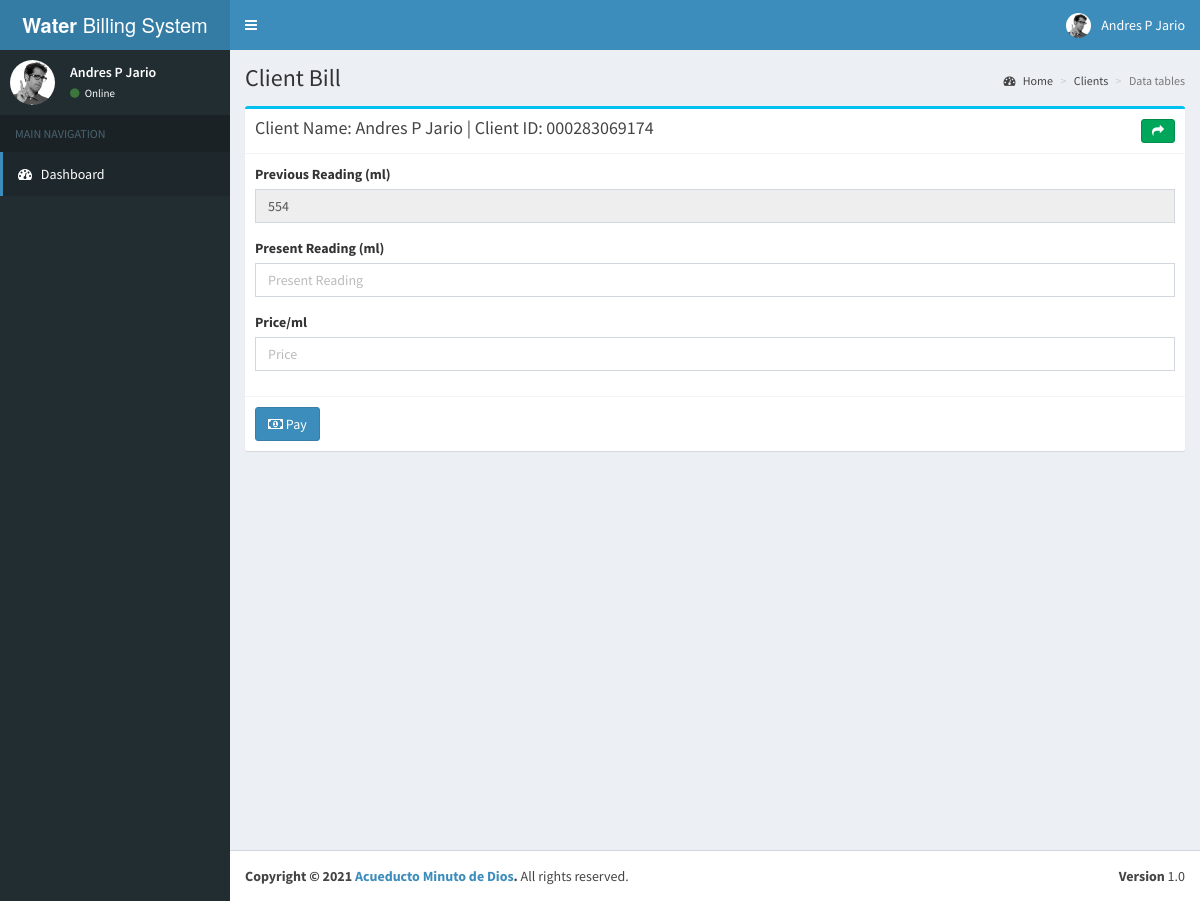
Screenshot of /appclient/billPayment.php (signed in) with the database file from the repository.
### tables this page shows
CREATE TABLE `tblclient` (
  `id` int(10) NOT NULL,
  `cnumber` varchar(250) NOT NULL,
  `lname` varchar(60) NOT NULL,
  `fname` varchar(60) NOT NULL,
  `mi` varchar(2) NOT NULL,
  `address` varchar(60) NOT NULL,
  `contact` varchar(15) NOT NULL,
  `created_on` varchar(100) NOT NULL,
  `status` int(11) NOT NULL,
  `meternum` varchar(100) NOT NULL,
  `todate` varchar(100) NOT NULL
);

CREATE TABLE `tempo_bill` (
  `id` int(11) NOT NULL,
  `Prev` varchar(40) NOT NULL,
  `Client` varchar(30) NOT NULL,
  `cnumber` varchar(250) NOT NULL
);

### appclient/includes/session.php (called while the page is built, shortened)
<?php
	include 'conn.php';
	$sql = "SELECT * FROM tblclientuser WHERE id = '".$_SESSION['userid']."'";
	$query = $conn->query($sql);
	$user = $query->fetch_assoc();
	$clientID =$user['clientID'];
	$sql = "SELECT * FROM tblclient WHERE id='".$clientID."'";
	$query = $conn->query($sql);
	$urow = $query->fetch_assoc();
?>

### appclient/billPayment.php (the view, shortened to what this page needs)
<?php include "includes/header.php";
$id=$urow['cnumber'] ;
$lname= $urow['lname'] ;
$fname=$urow['fname'] ;
$mi=$urow['mi'] ;
$q = mysqli_query($conn,"SELECT Prev FROM tempo_bill WHERE cnumber = '$id'");
$results = mysqli_fetch_array($q);
$previous = $results['Prev'];
?>
  <body class="skin-blue sidebar-mini">
    <div class="wrapper">
	 <?php include "includes/topnavbar.php";?>
	<?php include "includes/sidebar.php";?>
      <div class="content-wrapper">
        <section class="content-header">
          <h1>
			Client Bill
          </h1>
          <ol class="breadcrumb">
            <li><a href="#"><i class="fa fa-dashboard"></i> Home</a></li>
            <li><a href="#">Clients</a></li>
            <li class="active">Data tables</li>
          </ol>
        </section>
        <section class="content">
           <div class="row">
            <div class="col-xs-12">
              <div class="box box-info">
                <div class="box-header with-border">
                  <h3 class="box-title">Client Name: <?php echo $fname.' '.$mi.' '.$lname;?> | Client ID: <?php print $id;?></h3>
				  <a href="bill.php" class="btn btn-success btn-sm pull-right"><i class="fa fa-share"></i></a>
                </div>
                <form role="form" action="billpaySave.php" method="POST">
                  <div class="box-body">
                    <div class="form-group">
					   <label>Previous Reading (ml)</label>
						<input class="form-control" name="prev" value="<?php echo $previous; ?>" placeholder="Previous Reading" required readonly>
					  </div>
					  <div class="form-group">
					   <label>Present Reading (ml)</label>
						<input class="form-control" name="pres" placeholder="Present Reading" required>
					  </div>
					  <div class="form-group">
					   <label>Price/ml</label>
						<input class="form-control" name="price" placeholder="Price" required>
					  </div>
                  </div>
                  <div class="box-footer">
                    <button type="submit" name="btnPay" class="btn btn-primary"><span class="fa fa-money"></span> Pay</button>
                  </div>
                </form>
              </div>
            </div>
          </div>
        </section>
      </div>
     <?php require_once "includes/footer.php";?>
    </div>
  </body>
</html>

### appclient/includes/topNavbar.php (shortened to what this page needs)
<header class="main-header">
    <a href="#" class="logo">
      <span class="logo-lg"><b>Water</b> Billing System</span>
    </a>
    <nav class="navbar navbar-static-top" role="navigation">
      <a href="#" class="sidebar-toggle" data-toggle="offcanvas" role="button">
      </a>
      <div class="navbar-custom-menu">
        <ul class="nav navbar-nav">
          <li class="dropdown user user-menu">
            <a href="#" class="dropdown-toggle" data-toggle="dropdown">
              <img src="../dist/img/user2-160x160.jpg" class="user-image" alt="User Image" />
              <span class="hidden-xs"><?php echo $urow['fname'].' '.$urow['mi'].' '.$urow['lname'];?></span>
            </a>
          </li>
        </ul>
      </div>
    </nav>
  </header>

### appclient/includes/sidebar.php
<aside class="main-sidebar">
  <section class="sidebar">
    <div class="user-panel">
      <div class="pull-left image">
        <img src="../dist/img/user2-160x160.jpg" class="img-circle" alt="User Image" />
      </div>
      <div class="pull-left info">
        <p><?php echo $urow['fname'].' '.$urow['mi'].' '.$urow['lname'];?></p>
        <a href="#"><i class="fa fa-circle text-success"></i> Online</a>
      </div>
    </div>
    <ul class="sidebar-menu">
      <li class="header">MAIN NAVIGATION</li>
      <li class="active treeview">
        <a href="viewBill.php">
          <i class="fa fa-dashboard"></i> <span>Dashboard</span>
        </a>
      </li>
    </ul>
  </section>
</aside>

### rows the page displays
tblclient: fname "Andres", mi "P", lname "Jario", cnumber "000283069174"
tempo_bill: prev "554"
